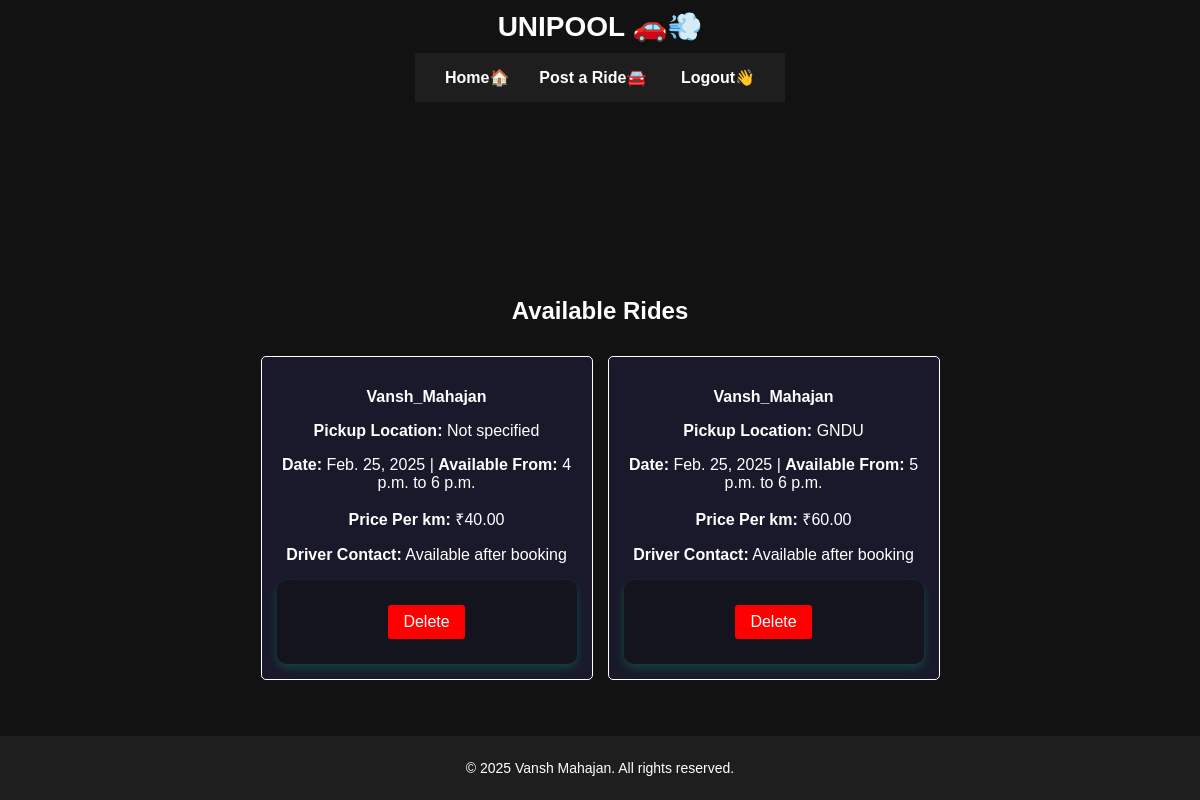
Page /rides/ (signed in) on the committed database.
### rides/models.py (models this page shows, shortened)
class Ride(models.Model):
    driver = models.ForeignKey(User, on_delete=models.CASCADE, related_name="driven_rides")
    date = models.DateField()
    start_time = models.TimeField(default=time(9, 0))
    end_time = models.TimeField(default=time(18, 0))
    available_seats = models.IntegerField(default=1)
    price = models.DecimalField(max_digits=10, decimal_places=2)
    pickup_location = models.CharField(max_length=255, default="Not specified")
    passengers = models.ManyToManyField(User, related_name="booked_rides", blank=True)
    capacity = models.PositiveIntegerField(default=4)
    is_confirmed = models.BooleanField(default=False)
    phone_number = models.CharField(max_length=15,default="Not Provided")

### rides/views.py (the view)
# urls.py: path('', views.ride_list, name='ride_list'),
def ride_list(request):
    rides = Ride.objects.all().order_by('-date')
    return render(request, 'rides/ride_list.html', {'rides': rides})

### rides/templates/rides/ride_list.html (shortened to what this page needs)
{% extends "unipool/base.html" %}
{% load static %}
{% block content %}
<h2 class="page-title">Available Rides</h2>
<ul class="ride-list">
    {% for ride in rides %}
        <li class="ride-item">
            <p><strong>{{ ride.driver.username }}</strong></p>
            <p><strong>Pickup Location:</strong> {{ ride.pickup_location }}</p>
            <p><strong>Date:</strong> {{ ride.date }} | <strong>Available From:</strong> {{ ride.start_time }} to {{ ride.end_time }}</p>
            <p><strong>Price Per km:</strong> ₹{{ ride.price }}</p>
            {% if request.user in ride.passengers.all %}
                <p><strong>Driver Contact:</strong> {{ ride.phone_number }}</p>
            {% else %}
                <p><strong>Driver Contact:</strong> Available after booking</p>
            {% endif %}
            <div class="button-container">
                {% if request.user == ride.driver %}
                    <form action="{% url 'delete_ride' ride.id %}" method="POST"
                          onsubmit="return confirm('Are you sure you want to delete this ride?');">
                        <button type="submit" class="btn delete-btn">Delete</button>
                    </form>
                {% endif %}
            </div>
        </li>
    {% empty %}
        <p class="no-rides">No rides available</p>
    {% endfor %}
</ul>
{% endblock %}

### unipool/static/unipool/styles.css (style rules this page uses)
body { margin: 0; padding: 0; display: flex; flex-direction: column; align-items: center; justify-content: flex-start; min-height: 100vh; background-color: black; color: white; }
.ride-list { display: flex; flex-wrap: wrap; justify-content: center; gap: 20px; padding: 20px; list-style: none; max-width: 90%; }
.ride-item { background-color: rgba(26, 26, 46, 0.9); padding: 15px; border-radius: 5px; max-width: 300px; flex: 1 1 300px; border: 1px solid white; text-align: center; word-wrap: break-word; overflow-wrap: break-word; min-height: 220px; }
form { background: rgba(20, 20, 30, 0.9); padding: 25px; border-radius: 10px; box-shadow: 0 4px 10px rgba(0, 255, 150, 0.2); width: 400px; text-align: center; }
button { width: 100%; padding: 10px; background: #4caf50; border: none; border-radius: 5px; font-size: 16px; color: #fff; cursor: pointer; transition: 0.3s; }

### templates/unipool/base.html (style rules this page uses)
body { font-family: Arial, sans-serif; margin: 0; padding: 0; background-color: #121212; color: white; display: flex; flex-direction: column; min-height: 100vh; }

### rides/templates/rides/ride_list.html (style rules this page uses)
body { background-size: cover; background-position: center; background-attachment: fixed; color: white; font-family: Arial, sans-serif; min-height: 100vh; }
.page-title { text-align: center; font-size: 24px; margin-top: 90px; margin-bottom: 15px; }
.ride-list { display: flex; flex-wrap: wrap; justify-content: center; gap: 15px; padding: 0; list-style: none; }
.ride-item { background-color: rgba(26, 26, 46, 0.9); padding: 15px; border-radius: 5px; max-width: 300px; flex: 1 1 300px; border: 1px solid white; text-align: center; word-wrap: break-word; overflow-wrap: break-word; min-height: 220px; }
.button-container { display: flex; gap: 10px; justify-content: center; margin-top: 10px; }
.btn { color: white; border: none; padding: 8px 15px; cursor: pointer; border-radius: 3px; width: auto; }
.delete-btn { background-color: red; }

### rows in the picture
Ride: driver.username "Vansh_Mahajan", pickup_location "Not specified", date "Feb. 25, 2025", start_time "4 p.m.", end_time "6 p.m.", price "40.00", shows "Driver Contact:", shows "Delete"
Ride: driver.username "Vansh_Mahajan", pickup_location "GNDU", date "Feb. 25, 2025", start_time "5 p.m.", end_time "6 p.m.", price "60.00", shows "Driver Contact:", shows "Delete"
